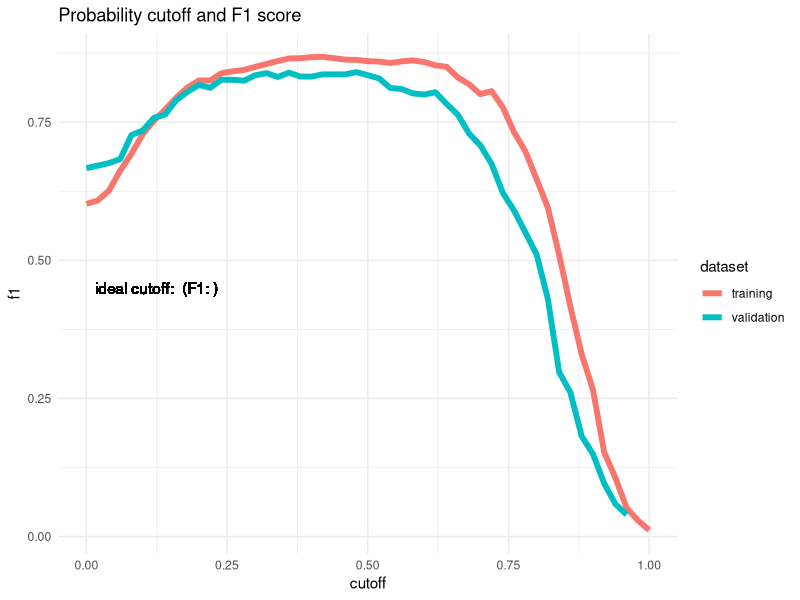
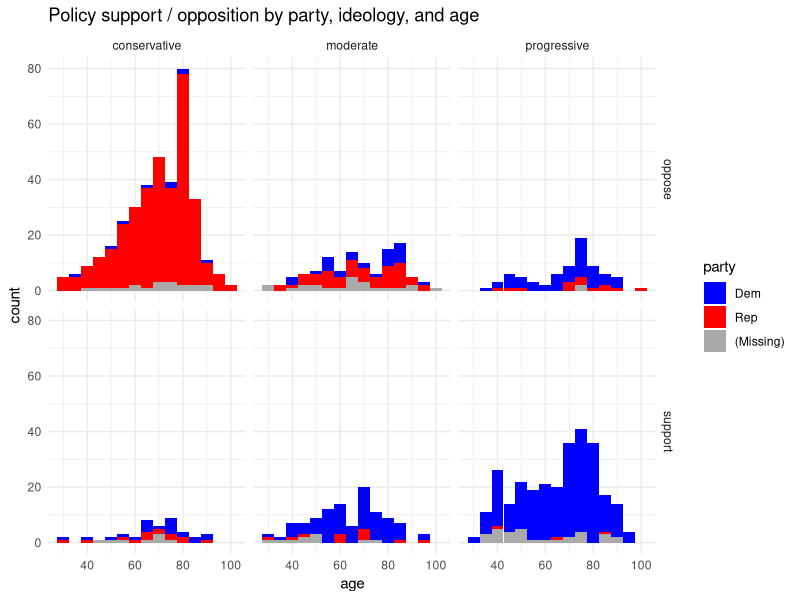

Source code (R) for these figures, in order:
## ---- chunk 1

knitr::opts_chunk$set(echo = FALSE, message = FALSE, warning = FALSE,
                      fig.width = 8, fig.asp = 0.618, fig.align = "center")

library(tidyverse)
library(lubridate)

theme_set(theme_minimal())

test_data <- read_csv(here::here("data/test_data.csv"))
train_pred <- read_csv(here::here("output/train_predictions.csv"))

## ---- chunk 2
calc_f1 <- function(cutoff) {
  
  train_pred %>% 
    mutate(
      cutoff = cutoff,
      label = if_else(pred >= cutoff, 1, 0),
      tp = if_else(target == 1 & label == 1, 1, 0),
      tn = if_else(target == 0 & label == 0, 1, 0),
      fp = if_else(target == 0 & label == 1, 1, 0),
      fn = if_else(target == 1 & label == 0, 1, 0)
    ) %>% 
    group_by(cutoff, type) %>% 
    summarise(
      total = n(),
      tpr = sum(tp) / sum(target == 1),
      fpr = sum(fp) / sum(target == 0),
      fnr = sum(fn) / sum(target == 1),
      tnr = sum(tn) / sum(target == 0),
      prec = sum(tp) / (sum(tp) + sum(fp)),
      recall = sum(tp) / (sum(tp) + sum(fn))
    ) %>% 
    mutate(f1 = 2 * ((prec *  recall) / (prec + recall))) %>% 
    ungroup()
}

cutoffs <- seq(0, 1, by = 0.02) %>% 
    map_dfr(calc_f1) 

## ---- chunk 3

max_f1 <- cutoffs %>%
    filter(type == "holdout") %>%
    filter(f1 == max(f1)) %>%
    slice(1)

f1_label <- paste0(
    'ideal cutoff: ', max_f1$cutoff, " (F1: ", round(max_f1$f1, 3), ")"
)

cutoffs %>% 
    mutate(type = fct_relevel(type, "train")) %>%
    ggplot(aes(cutoff, f1, color = type)) +
        geom_line(size = 2) +
        geom_vline(xintercept = max_f1$cutoff, linetype = 3) +
        scale_color_discrete(labels = c("training", "validation")) +
        geom_text(aes(x = 0.125, y = 0.45, label = f1_label), inherit.aes = FALSE) + 
        labs(title = "Probability cutoff and F1 score",
             color = "dataset")
## ---- chunk 4

test_data %>%
    filter(!is.na(target), party == "Dem") %>%
    group_by(gender, race_4, edu, employ) %>%
    count(target) %>%
    filter(!is.na(race_4), !is.na(employ), !is.na(employ)) %>%
    mutate(pct = scales::percent(n / sum(n)),
           label = paste0(pct, " (", sum(n), ")")) %>%
    ungroup() %>%
    mutate(
        employ = case_when(
            employ == 1 ~ "employed",
            employ == 0 ~ "unemployed"
        ),
        race_4 = fct_relevel(race_4, c("White", "Latinx", "Black")),
    ) %>%
    unite(` `, gender, edu, employ, sep = ", ") %>% 
    filter(target == 0) %>%
    select(-target, -n, -pct) %>% 
    spread(race_4, label, fill = "0%") %>%
    knitr::kable(caption = "Policy opposition by gender, educational attainment, employment, and race among Democrats")
## ---- chunk 5

test_data %>% 
    filter(!is.na(target)) %>% 
    mutate(
        party = fct_explicit_na(party),
        age = year(as.period(interval(ymd(paste0(birth_year, "0101")), today()))),
        ideo = case_when(
            ideo == 1 ~ "progressive",
            ideo == 0 ~ "moderate",
            ideo == -1 ~ "conservative"
        ),
        target = case_when(
            target == 0 ~ "support",
            target == 1 ~ "oppose"
        )
    ) %>% 
    ggplot(aes(age, fill = party)) +
    geom_histogram(binwidth = 5) +
    facet_grid(target ~ ideo) +
    scale_fill_manual(values = c("blue", "red", "dark grey")) +
    labs(title = "Policy support / opposition by party, ideology, and age")
